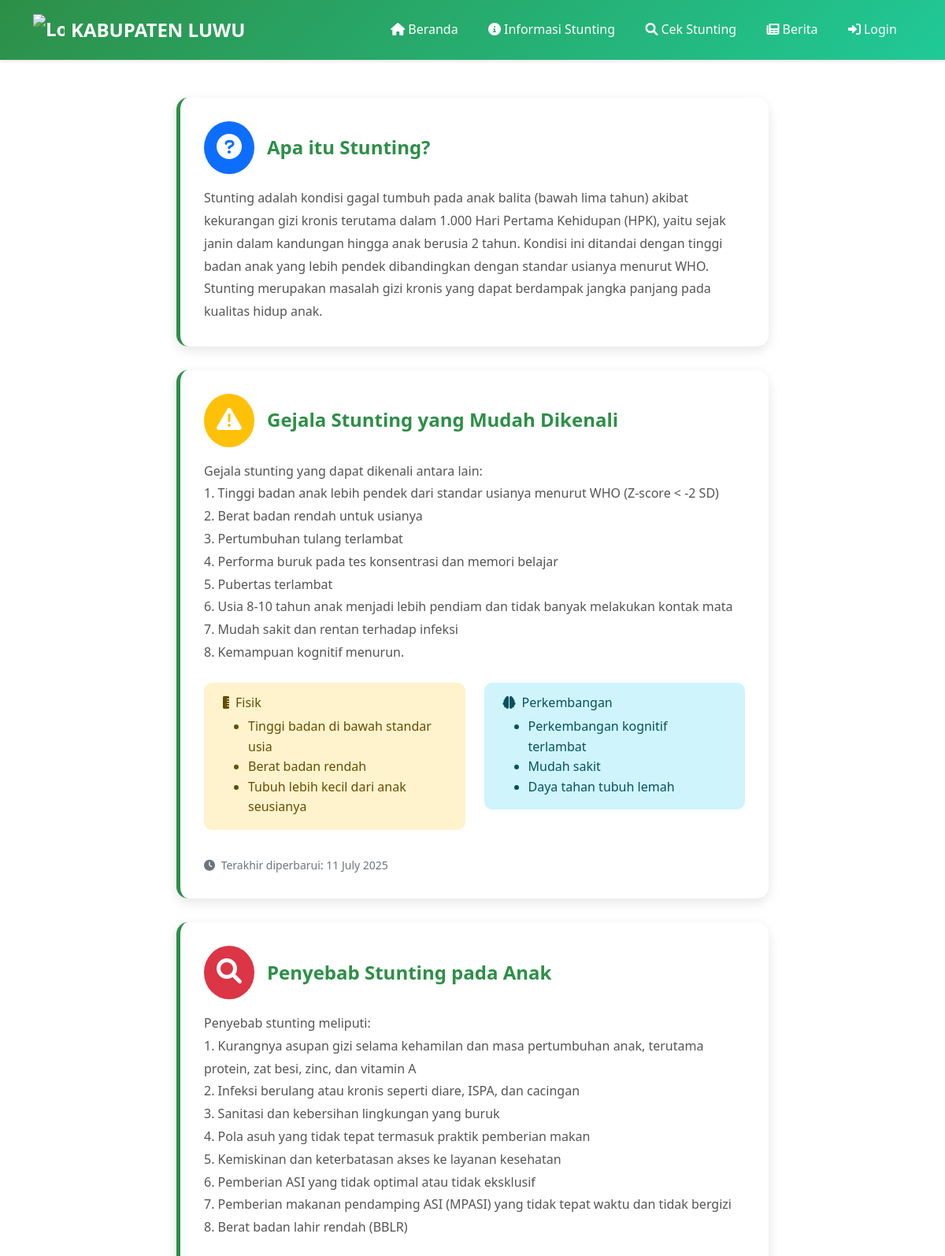
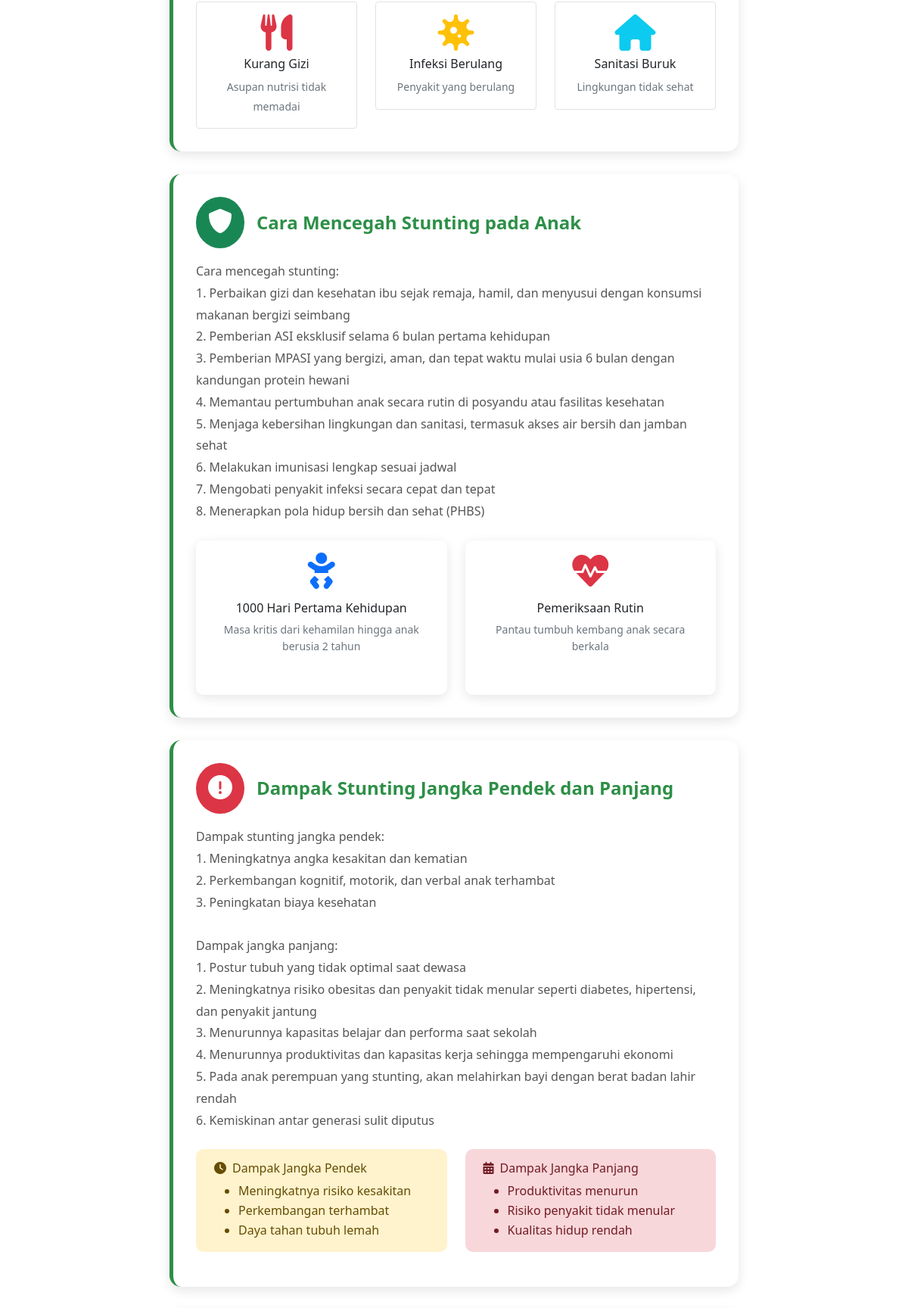
/user/informasi_stunting.php (upper part), run on the app's committed database (2 pictures, top to bottom).
### tables this page shows
CREATE TABLE `informasi_stunting` (
  `id` int(10) NOT NULL,
  `judul` varchar(255) NOT NULL,
  `konten` text NOT NULL,
  `status` enum('aktif','nonaktif') DEFAULT 'aktif',
  `urutan` int(10) DEFAULT 0,
  `tanggal_dibuat` timestamp NOT NULL DEFAULT current_timestamp(),
  `tanggal_diupdate` timestamp NULL DEFAULT NULL ON UPDATE current_timestamp()
);

### user/informasi_stunting.php (the view, shortened to what this page needs)
<?php
include '../includes/header.php';
include '../config/database.php';
try {
    $stmt = $pdo->query("SELECT * FROM informasi_stunting WHERE status = 'aktif' ORDER BY urutan ASC, tanggal_dibuat ASC");
    $informasi_list = $stmt->fetchAll();
} catch(PDOException $e) {
    $informasi_list = [];
}
function getIconByTitle($judul) {
    $judul_lower = strtolower($judul);
    if (strpos($judul_lower, 'apa itu') !== false || strpos($judul_lower, 'pengertian') !== false) {
        return ['icon' => 'fas fa-question-circle', 'color' => 'primary'];
    } elseif (strpos($judul_lower, 'gejala') !== false || strpos($judul_lower, 'tanda') !== false) {
        return ['icon' => 'fas fa-exclamation-triangle', 'color' => 'warning'];
    } elseif (strpos($judul_lower, 'penyebab') !== false || strpos($judul_lower, 'faktor') !== false) {
        return ['icon' => 'fas fa-search', 'color' => 'danger'];
    } elseif (strpos($judul_lower, 'cara mencegah') !== false || strpos($judul_lower, 'pencegahan') !== false) {
        return ['icon' => 'fas fa-shield-alt', 'color' => 'success'];
    } elseif (strpos($judul_lower, 'dampak') !== false || strpos($judul_lower, 'akibat') !== false) {
        return ['icon' => 'fas fa-exclamation-circle', 'color' => 'danger'];
    } elseif (strpos($judul_lower, 'penanganan') !== false || strpos($judul_lower, 'intervensi') !== false) {
        return ['icon' => 'fas fa-medkit', 'color' => 'info'];
    } else {
        return ['icon' => 'fas fa-info-circle', 'color' => 'secondary'];
    }
}
?>
<div class="container info-section">
    <div class="row">
        <div class="col-lg-8 mx-auto">
            <?php if (empty($informasi_list)): ?>
            <div class="text-center py-5">
                <i class="fas fa-info-circle fa-4x text-muted mb-3"></i>
                <h4 class="text-muted">Informasi Stunting Belum Tersedia</h4>
                <p class="text-muted">Maaf, informasi stunting sedang dalam proses pembaruan.</p>
            </div>
            <?php else: ?>
            <?php foreach ($informasi_list as $index => $info): ?>
            <?php $iconData = getIconByTitle($info['judul']); ?>
            <div class="info-card">
                <div class="d-flex align-items-center mb-3">
                    <div class="bg-<?php echo $iconData['color']; ?> rounded-circle p-3 me-3">
                        <i class="<?php echo $iconData['icon']; ?> text-white fa-2x"></i>
                    </div>
                    <h4 class="mb-0"><?php echo htmlspecialchars($info['judul']); ?></h4>
                </div>
                <div class="content">
                    <?php echo nl2br(htmlspecialchars($info['konten'])); ?>
                </div>
                <?php
                $judul_lower = strtolower($info['judul']);
                ?>
                <?php if (strpos($judul_lower, 'gejala') !== false): ?>
                <div class="row mt-4">
                    <div class="col-md-6">
                        <div class="alert alert-warning">
                            <h6><i class="fas fa-ruler-vertical me-2"></i>Fisik</h6>
                            <ul class="mb-0">
                                <li>Tinggi badan di bawah standar usia</li>
                                <li>Berat badan rendah</li>
                                <li>Tubuh lebih kecil dari anak seusianya</li>
                            </ul>
                        </div>
                    </div>
                    <div class="col-md-6">
                        <div class="alert alert-info">
                            <h6><i class="fas fa-brain me-2"></i>Perkembangan</h6>
                            <ul class="mb-0">
                                <li>Perkembangan kognitif terlambat</li>
                                <li>Mudah sakit</li>
                                <li>Daya tahan tubuh lemah</li>
                            </ul>
                        </div>
                    </div>
                </div>
                <?php endif; ?>
                <?php if (strpos($judul_lower, 'penyebab') !== false): ?>
                <div class="row mt-4">
                    <div class="col-md-4">
                        <div class="text-center p-3 border rounded">
                            <i class="fas fa-utensils fa-3x text-danger mb-2"></i>
                            <h6>Kurang Gizi</h6>
                            <small class="text-muted">Asupan nutrisi tidak memadai</small>
                        </div>
                    </div>
                    <div class="col-md-4">
                        <div class="text-center p-3 border rounded">
                            <i class="fas fa-virus fa-3x text-warning mb-2"></i>
                            <h6>Infeksi Berulang</h6>
                            <small class="text-muted">Penyakit yang berulang</small>
                        </div>
                    </div>
                    <div class="col-md-4">
                        <div class="text-center p-3 border rounded">
                            <i class="fas fa-home fa-3x text-info mb-2"></i>
                            <h6>Sanitasi Buruk</h6>
                            <small class="text-muted">Lingkungan tidak sehat</small>
                        </div>
                    </div>
                </div>
                <?php endif; ?>
                <?php if (strpos($judul_lower, 'cara mencegah') !== false || strpos($judul_lower, 'pencegahan') !== false): ?>
                <div class="row mt-4">
                    <div class="col-md-6">
                        <div class="card h-100">
                            <div class="card-body text-center">
                                <i class="fas fa-baby fa-3x text-primary mb-3"></i>
                                <h6>1000 Hari Pertama Kehidupan</h6>
                                <p class="small text-muted">Masa kritis dari kehamilan hingga anak berusia 2 tahun</p>
                            </div>
                        </div>
                    </div>
                    <div class="col-md-6">
                        <div class="card h-100">
                            <div class="card-body text-center">
                                <i class="fas fa-heartbeat fa-3x text-danger mb-3"></i>
                                <h6>Pemeriksaan Rutin</h6>
                                <p class="small text-muted">Pantau tumbuh kembang anak secara berkala</p>
                            </div>
                        </div>
                    </div>
                </div>
                <?php endif; ?>
                <?php if (strpos($judul_lower, 'dampak') !== false): ?>
                <div class="row mt-4">
                    <div class="col-md-6">
                        <div class="alert alert-warning">
                            <h6><i class="fas fa-clock me-2"></i>Dampak Jangka Pendek</h6>
                            <ul class="mb-0">
                                <li>Meningkatnya risiko kesakitan</li>
                                <li>Perkembangan terhambat</li>
                                <li>Daya tahan tubuh lemah</li>
                            </ul>
                        </div>
                    </div>
                    <div class="col-md-6">
                        <div class="alert alert-danger">
                            <h6><i class="fas fa-calendar-alt me-2"></i>Dampak Jangka Panjang</h6>
                            <ul class="mb-0">
                                <li>Produktivitas menurun</li>
                                <li>Risiko penyakit tidak menular</li>
                                <li>Kualitas hidup rendah</li>
                            </ul>
                        </div>
                    </div>
                </div>
                <?php endif; ?>
                <?php if ($info['tanggal_diupdate']): ?>
                <div class="mt-3">
                    <small class="text-muted">
                        <i class="fas fa-clock me-1"></i>
                        Terakhir diperbarui: <?php echo date('d F Y', strtotime($info['tanggal_diupdate'])); ?>
                    </small>
                </div>
                <?php endif; ?>
            </div>
            <?php endforeach; ?>
            <?php endif; ?>
        </div>
    </div>
</div>
<?php include '../includes/footer.php'; ?>

### assets/css/style.css (style rules this page uses)
:root { --primary-green: #28a745; --secondary-green: #20c997; --light-green: #d4edda; --gray-light: #f8f9fa; --gray-medium: #6c757d; --gray-dark: #343a40; --luwu-green: #2d8f47; }
body { font-family: 'Segoe UI', Tahoma, Geneva, Verdana, sans-serif; background-color: #ffffff; line-height: 1.6; }
.card { border: none; box-shadow: 0 4px 15px rgba(0,0,0,0.1); transition: all 0.3s ease; margin-bottom: 20px; border-radius: 15px; overflow: hidden; }
.info-section { padding: 3rem 0; }
.info-card { background: white; border-left: 5px solid var(--luwu-green); padding: 2rem; margin-bottom: 1.5rem; border-radius: 0 15px 15px 0; box-shadow: 0 4px 15px rgba(0,0,0,0.1); transition: all 0.3s ease; }
.info-card h4 { color: var(--luwu-green); margin-bottom: 1rem; }
.alert { border: none; border-radius: 10px; padding: 1rem 1.5rem; }
.alert-danger { background-color: #f8d7da; color: #721c24; border-left: 4px solid #dc3545; }

### data on the page
informasi_stunting: judul "Apa itu Stunting?", konten "Stunting adalah kondisi gagal tumbuh pada anak balita (bawah lima tahun) akibat kekurangan gizi kronis terutama dalam 1.000 Hari Pertama Kehidupan (HPK), yaitu sejak janin dalam kandungan hingga anak berusia 2 tahun. Kondisi ini ditandai dengan tinggi badan anak yang lebih pendek dibandingkan dengan standar usianya menurut WHO. Stunting merupakan masalah gizi kronis yang dapat berdampak jangka panjang pada kualitas hidup anak."
informasi_stunting: judul "Gejala Stunting yang Mudah Dikenali", konten "Gejala stunting yang dapat dikenali antara lain: 1. Tinggi badan anak lebih pendek dari standar usianya menurut WHO (Z-score < -2 SD) 2. Berat badan rendah untuk usianya 3. Pertumbuhan tulang terlambat 4. Performa buruk pada tes konsentrasi dan memori belajar 5. Pubertas terlambat 6. Usia 8-10 tahun anak menjadi lebih pendiam dan tidak banyak melakukan kontak mata 7. Mudah sakit dan rentan terhadap infeksi 8. Kemampuan kognitif menurun.", shows "Fisik", tanggal_diupdate "11 July 2025"
informasi_stunting: judul "Penyebab Stunting pada Anak", konten "Penyebab stunting meliputi: 1. Kurangnya asupan gizi selama kehamilan dan masa pertumbuhan anak, terutama protein, zat besi, zinc, dan vitamin A 2. Infeksi berulang atau kronis seperti diare, ISPA, dan cacingan 3. Sanitasi dan kebersihan lingkungan yang buruk 4. Pola asuh yang tidak tepat termasuk praktik pemberian makan 5. Kemiskinan dan keterbatasan akses ke layanan kesehatan 6. Pemberian ASI yang tidak optimal atau tidak eksklusif 7. Pemberian makanan pendamping ASI (MPASI) yang tidak tepat waktu dan tidak bergizi 8. Berat badan lahir rendah (BBLR)", shows "Kurang Gizi"
informasi_stunting: judul "Cara Mencegah Stunting pada Anak", konten "Cara mencegah stunting: 1. Perbaikan gizi dan kesehatan ibu sejak remaja, hamil, dan menyusui dengan konsumsi makanan bergizi seimbang 2. Pemberian ASI eksklusif selama 6 bulan pertama kehidupan 3. Pemberian MPASI yang bergizi, aman, dan tepat waktu mulai usia 6 bulan dengan kandungan protein hewani 4. Memantau pertumbuhan anak secara rutin di posyandu atau fasilitas kesehatan 5. Menjaga kebersihan lingkungan dan sanitasi, termasuk akses air bersih dan jamban sehat 6. Melakukan imunisasi lengkap sesuai jadwal 7. Mengobati penyakit infeksi secara cepat dan tepat 8. Menerapkan pola hidup bersih dan sehat (PHBS)", shows "1000 Hari Pertama Kehidupan"
informasi_stunting: judul "Dampak Stunting Jangka Pendek dan Panjang", konten "Dampak stunting jangka pendek: 1. Meningkatnya angka kesakitan dan kematian 2. Perkembangan kognitif, motorik, dan verbal anak terhambat 3. Peningkatan biaya kesehatan Dampak jangka panjang: 1. Postur tubuh yang tidak optimal saat dewasa 2. Meningkatnya risiko obesitas dan penyakit tidak menular seperti diabetes, hipertensi, dan penyakit jantung 3. Menurunnya kapasitas belajar dan performa saat sekolah 4. Menurunnya produktivitas dan kapasitas kerja sehingga mempengaruhi ekonomi 5. Pada anak perempuan yang stunting, akan melahirkan bayi dengan berat badan lahir rendah 6. Kemiskinan antar generasi sulit diputus", shows "Dampak Jangka Pendek"
